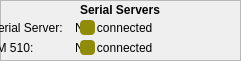
   <widget class="QFrame" name="remoteSerialFrame">
    <property name="geometry">
     <rect>
      <x>5</x>
      <y>330</y>
      <width>241</width>
      <height>61</height>
     </rect>
    </property>
    <property name="styleSheet">
     <string notr="true">#remoteSerialFrame{
border: 1px solid rgb(168,168,168);
border-radius: 5px
}</string>
    </property>
    <property name="frameShape">
     <enum>QFrame::StyledPanel</enum>
    </property>
    <property name="frameShadow">
     <enum>QFrame::Raised</enum>
    </property>
    <widget class="QLabel" name="label_remoteSerialServer_status">
     <property name="geometry">
      <rect>
       <x>75</x>
       <y>20</y>
       <width>121</width>
       <height>15</height>
      </rect>
     </property>
     <property name="styleSheet">
      <string notr="true">#label_SerialServer_status{
color:rgb(168,168,168);
qproperty-alignment: 'AlignVCenter | AlignCenter';
}</string>
     </property>
     <property name="text">
      <string>Not connected</string>
     </property>
    </widget>
    <widget class="QLabel" name="label_SerialServer_2">
     <property name="geometry">
      <rect>
       <x>-10</x>
       <y>20</y>
       <width>80</width>
       <height>15</height>
      </rect>
     </property>
     <property name="styleSheet">
      <string notr="true"/>
     </property>
     <property name="text">
      <string>Serial Server:</string>
     </property>
    </widget>
    <widget class="QPushButton" name="push_remoteSerialServer">
     <property name="geometry">
      <rect>
       <x>80</x>
       <y>20</y>
       <width>15</width>
       <height>15</height>
      </rect>
     </property>
     <property name="styleSheet">
      <string notr="true">#push_remoteSerialServer{
background: rgb(144, 140, 9);
 border-radius: 4px;
}</string>
     </property>
     <property name="text">
      <string/>
     </property>
    </widget>
    <widget class="QLabel" name="label_6">
     <property name="geometry">
      <rect>
       <x>80</x>
       <y>0</y>
       <width>81</width>
       <height>20</height>
      </rect>
     </property>
     <property name="font">
      <font>
       <pointsize>9</pointsize>
       <weight>75</weight>
       <bold>true</bold>
      </font>
     </property>
     <property name="text">
      <string>Serial Servers</string>
     </property>
    </widget>
    <widget class="QLabel" name="label_LM510_status">
     <property name="geometry">
      <rect>
       <x>75</x>
       <y>40</y>
       <width>121</width>
       <height>15</height>
      </rect>
     </property>
     <property name="styleSheet">
      <string notr="true">#label_CPSC_status{
color:rgb(168,168,168);
qproperty-alignment: 'AlignVCenter | AlignCenter';
}</string>
     </property>
     <property name="text">
      <string>Not connected</string>
     </property>
    </widget>
    <widget class="QPushButton" name="push_LM510">
     <property name="geometry">
      <rect>
       <x>80</x>
       <y>40</y>
       <width>15</width>
       <height>15</height>
      </rect>
     </property>
     <property name="styleSheet">
      <string notr="true">#push_LM510{
background:rgb(144, 140, 9);
border-radius: 4px;
}</string>
     </property>
     <property name="text">
      <string/>
     </property>
    </widget>
    <widget class="QLabel" name="label_CSPC_2">
     <property name="geometry">
      <rect>
       <x>-10</x>
       <y>40</y>
       <width>80</width>
       <height>15</height>
      </rect>
     </property>
     <property name="styleSheet">
      <string notr="true">#label_HF2LI{
color:rgb(168,168,168);
qproperty-alignment: 'AlignVCenter | AlignRight';
}</string>
     </property>
     <property name="text">
      <string>LM 510:</string>
     </property>
    </widget>
   </widget>
